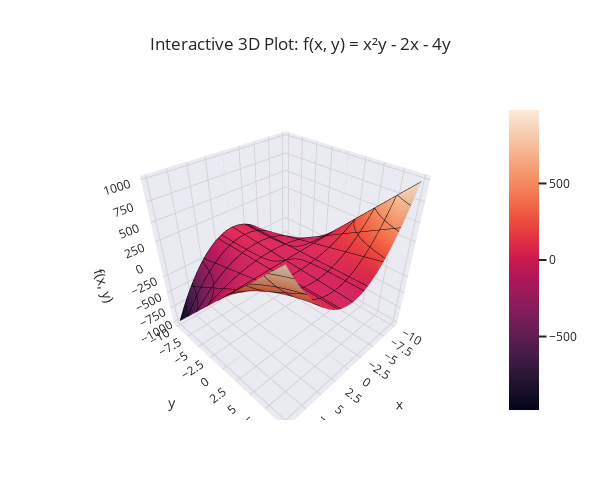

Notebook code cell kept with this figure:
### Code cell
surface_plot()

### Figure 1 — Plotly figure (JSON) as saved in the notebook; plotly's stock layout.template omitted (floating-point values rounded to 4 significant figures; data arrays with more than 128 entries replaced by an {"elided": "..."} marker saying what was removed)
{"data": [{"contours": {"x": {"color": "black", "show": true, "width": 1}, "y": {"color": "black", "show": true, "width": 1}, "z": {"color": "black", "show": true, "width": 1}}, "type": "surface", "x": {"elided": "50x50 float values"}, "y": {"elided": "50x50 float values"}, "z": {"elided": "50x50 float values"}}], "layout": {"autosize": false, "height": 500, "scene": {"xaxis": {"gridcolor": "lightgray", "nticks": 10, "showgrid": true, "tickvals": [-10, -7.5, -5, -2.5, 0, 2.5, 5, 7.5, 10], "title": {"text": "x"}}, "yaxis": {"gridcolor": "lightgray", "nticks": 10, "showgrid": true, "tickvals": [-10, -7.5, -5, -2.5, 0, 2.5, 5, 7.5, 10], "title": {"text": "y"}}, "zaxis": {"gridcolor": "lightgray", "nticks": 10, "showgrid": true, "tickvals": [-1000, -750, -500, -250, 0, 250, 500, 750, 1000], "title": {"text": "f(x, y)"}}}, "title": {"text": "Interactive 3D Plot: f(x, y) = x²y - 2x - 4y"}, "width": 600}}
